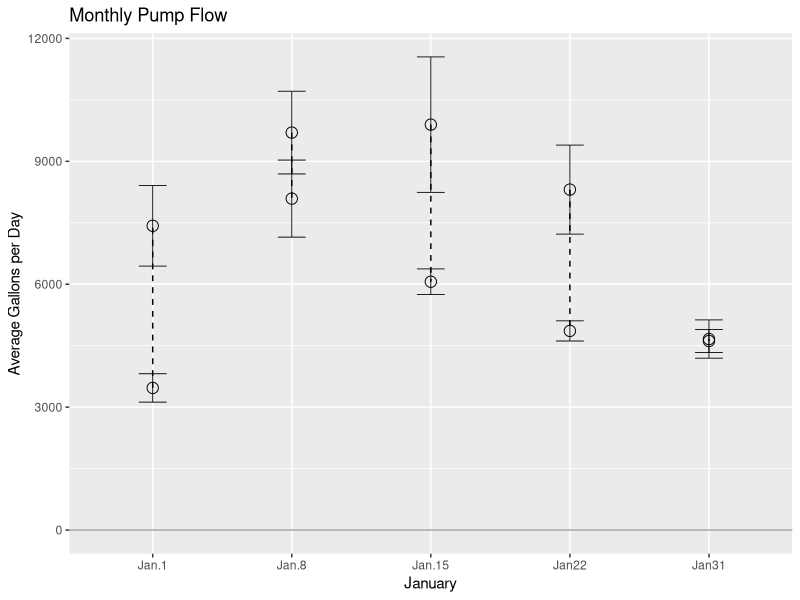
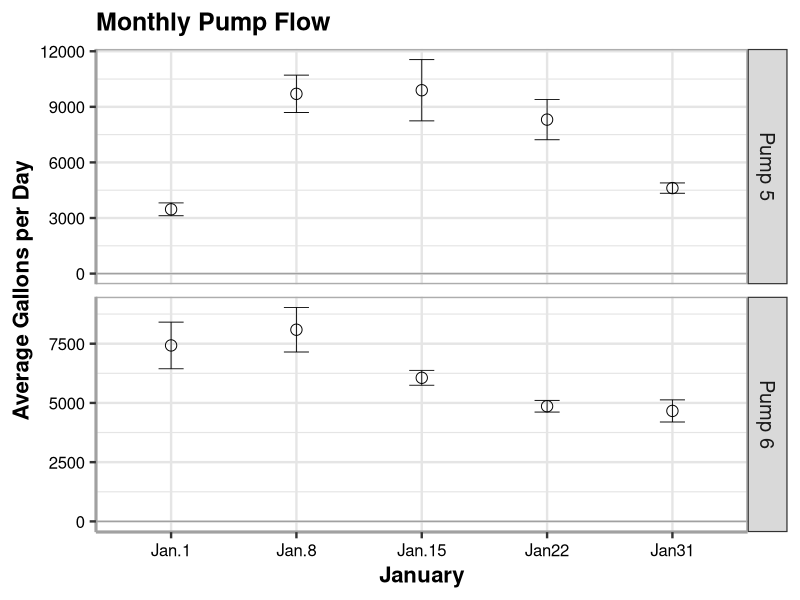

Reproduce these figures in R, in order.
#Monthly Pump Flows Facet Graph with Descriptive Statistics
library(tidyverse)
library(psych)
library(ggplot2)
#library(plyr)
library(knitr)


getwd()
#setwd() Set the working directory to find your file or go to File ---> Import Dataset
setwd("C:/enter/the/path/here")
prep <- read_csv("Pump5_January.csv",
                col_names = TRUE, #Describe each columns data type
                cols(
                Week = col_character(),
                Pump = col_character(),
                Day = col_integer(),
                Date = col_date(format = "%m/%d/%Y"),
                gpd = col_double(),
                amp = col_double()
         ))

prep$Pump <- str_replace(prep$Pump, "p", "Pump ") #Renaming the "p" to Pump to help label the graph better


glimpse(prep)

#Group the data and then perform descriptive stats, i.e. number of samples (N), sum, mean, median, standard deviation, standard error

prepdata <- prep %>%
        
        group_by(Week,Pump) %>% #First group the data by week of year and then by PumpID, you dont need to group by two variables
                dplyr::summarise(N = n(), #specifies that dplyr package should be used, otherwise computer gets confused.
                sum = sum(gpd),
                mean = mean(gpd),
                median=median(gpd),
                sd   = sd(gpd),
                se   = sd / sqrt(N) ) %>%

#Create a Table of descriptive stats      
                arrange(Week,Pump) %>%
                as.data.frame(Summary1)

kable(prepdata[,c(1,2,4)], digits=0, caption="Dosing Pump Flows for January 2017")


prepdata2 <- prepdata

#Create a graph with ggplot2

lg <- ggplot(prepdata2,aes(x=Week,y=mean))+
                geom_hline(yintercept=0, colour="#A1A1A1")+
                geom_errorbar(aes(ymin=mean-se, ymax=mean+se),
                   width=0.2, size=0.3, colour="black", position=position_dodge(0.3))+     
                geom_line(linetype="dashed", colour="black", size=0.5,
                   position=position_dodge(0.3))+
                geom_point(shape=21, size=3.5, position=position_dodge(0.3))+
        
                scale_x_discrete(breaks=c("1", "2", "3", "4", "5"),
                         labels=c("Jan.1", "Jan.8", "Jan.15","Jan22", "Jan31"))+
        
                ggtitle("Monthly Pump Flow")+
                labs(x="January", y="Average Gallons per Day")
lg

#Load "mytheme" for defined graph preferences

mytheme <- theme_bw(base_size = 18, base_family = "")+theme(
     #Panel
     panel.grid.major = element_line(colour = "#E5E5E5"),
     panel.grid.minor = element_line(colour = "#E5E5E5"),
     panel.background = element_rect(fill = NA),
     panel.border = element_rect(colour = "#ADADAD", fill = NA, size=1),
     #Text and Axis
     axis.title.x = element_text(colour="black", face="bold", size=16),
     axis.text.x = element_text(colour="black", size=12),
     axis.title.y = element_text(colour="black", size=16, face="bold",
                                 lineheight = 1.2, angle = 90),
     axis.text.y = element_text(colour="black", size=12),
     plot.title = element_text(colour="black", size=18, face="bold"),
     axis.line = element_line(colour="#A1A1A1", size=1),
     #Legend
     legend.title = element_text(colour="black", size=16, face="bold"))

lg + facet_grid(Pump ~., scales="free_y")+mytheme 
     
